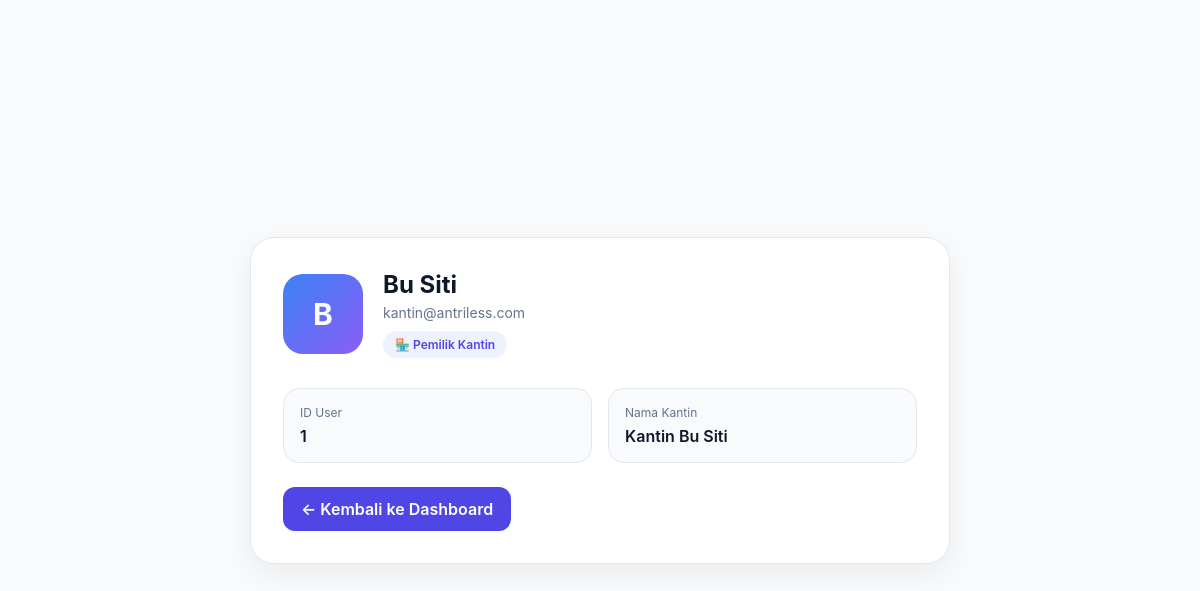
The app's page /admin/dashboard_temp/profil.php (signed in) with its own data.
### tables this page shows
CREATE TABLE IF NOT EXISTS `user` (
  id_user      INT AUTO_INCREMENT PRIMARY KEY,
  nama         VARCHAR(100) NOT NULL,
  email        VARCHAR(100) NOT NULL UNIQUE,
  password     VARCHAR(255) NOT NULL,
  role         VARCHAR(20)  NOT NULL,
  no_telp      VARCHAR(20)  NULL,
  nim          VARCHAR(20)  NULL,
  nip          VARCHAR(30)  NULL,
  nama_kantin  VARCHAR(100) NULL,
  created_at   TIMESTAMP DEFAULT CURRENT_TIMESTAMP
);

### admin/dashboard_temp/profil.php (the view, shortened to what this page needs)
<?php
require_once '../frontend/includes/config.php';
$id_user = $_SESSION['user_id'];
$query = mysqli_query($conn, "
    SELECT
        id_user,
        nama,
        email,
        nama_kantin
    FROM user
    WHERE id_user = '$id_user'
");
$user = mysqli_fetch_assoc($query);
?>
<!DOCTYPE html>
<html lang="id">
<head>
    <link rel="stylesheet" href="../dashboard_temp/style/profil.css">
</head>
<body>
<div class="profile-wrapper">
    <div class="profile-card">
        <div class="profile-header">
            <div class="profile-avatar">
                <?= strtoupper(substr($user['nama'],0,1)); ?>
            </div>
            <div class="profile-title">
                <h2><?= htmlspecialchars($user['nama']); ?></h2>
                <p><?= htmlspecialchars($user['email']); ?></p>
                <div class="role-badge">
                    🏪 Pemilik Kantin
                </div>
            </div>
        </div>
        <div class="profile-grid">
            <div class="info-card">
                <div class="info-label">
                    ID User
                </div>
                <div class="info-value">
                    <?= $user['id_user']; ?>
                </div>
            </div>
            <div class="info-card">
                <div class="info-label">
                    Nama Kantin
                </div>
                <div class="info-value">
                    <?= htmlspecialchars($user['nama_kantin']); ?>
                </div>
            </div>
        </div>
        <a href="dashboard.php" class="back-btn">
            ← Kembali ke Dashboard
        </a>
    </div>
</div>
</body>
</html>

### admin/dashboard_temp/style/profil.css (style rules this page uses)
* { margin:0; padding:0; box-sizing:border-box; font-family:'Inter',sans-serif; }
body { background:#f8fafc; min-height:100vh; display:flex; justify-content:center; align-items:center; padding:30px; }
.profile-wrapper { width:100%; max-width:700px; }
.profile-card { background:#ffffff; border:1px solid #e2e8f0; border-radius:24px; padding:32px; box-shadow:0 10px 30px rgba(0,0,0,.06); }
.profile-header { display:flex; align-items:center; gap:20px; margin-bottom:30px; }
.profile-avatar { width:80px; height:80px; border-radius:20px; background:linear-gradient( 135deg, #3b82f6, #8b5cf6 ); display:flex; align-items:center; justify-content:center; color:white; font-size:30px; font-weight:700; }
.profile-title h2 { font-size:24px; color:#0f172a; margin-bottom:5px; }
.profile-title p { color:#64748b; font-size:14px; }
.role-badge { display:inline-block; margin-top:10px; padding:6px 12px; border-radius:999px; background:#eef2ff; color:#4f46e5; font-size:12px; font-weight:600; }
.profile-grid { display:grid; grid-template-columns:repeat(2,1fr); gap:16px; }
.info-card { background:#f8fafc; border:1px solid #e2e8f0; border-radius:16px; padding:16px; }
.info-label { font-size:12px; color:#64748b; margin-bottom:6px; }
.info-value { font-size:16px; font-weight:600; color:#0f172a; }
.back-btn { display:inline-flex; align-items:center; justify-content:center; margin-top:24px; padding:12px 18px; background:#4f46e5; color:white; text-decoration:none; border-radius:12px; font-weight:600; transition:.2s; }

### records on screen
user: nama "B", nama "Bu Siti", email "kantin@antriless.com", id_user "1", nama_kantin "Kantin Bu Siti"
